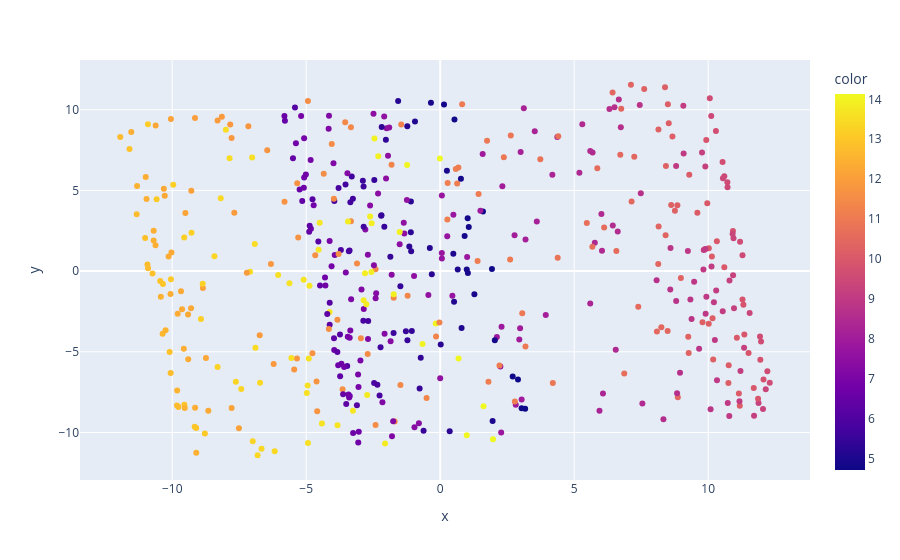

Write notebook code for a chart like this one.
### Code cell
px.scatter(x=X_2d_pca[:, 0],
           y=X_2d_pca[:, 1],
           color=y)

### Figure 1 — Plotly figure (JSON) as saved in the notebook; plotly's stock layout.template omitted (floating-point values rounded to 4 significant figures; data arrays with more than 128 entries replaced by an {"elided": "..."} marker saying what was removed)
{"data": [{"hovertemplate": "x=%{x}<br>y=%{y}<br>color=%{marker.color}<extra></extra>", "legendgroup": "", "marker": {"color": {"elided": "500 float values"}, "coloraxis": "coloraxis", "symbol": "circle"}, "mode": "markers", "name": "", "orientation": "v", "showlegend": false, "type": "scatter", "x": {"elided": "500 float values"}, "xaxis": "x", "y": {"elided": "500 float values"}, "yaxis": "y"}], "layout": {"coloraxis": {"colorbar": {"title": {"text": "color"}}, "colorscale": [[0, "#0d0887"], [0.1111, "#46039f"], [0.2222, "#7201a8"], [0.3333, "#9c179e"], [0.4444, "#bd3786"], [0.5556, "#d8576b"], [0.6667, "#ed7953"], [0.7778, "#fb9f3a"], [0.8889, "#fdca26"], [1, "#f0f921"]]}, "legend": {"tracegroupgap": 0}, "margin": {"t": 60}, "xaxis": {"anchor": "y", "domain": [0, 1], "title": {"text": "x"}}, "yaxis": {"anchor": "x", "domain": [0, 1], "title": {"text": "y"}}}}
